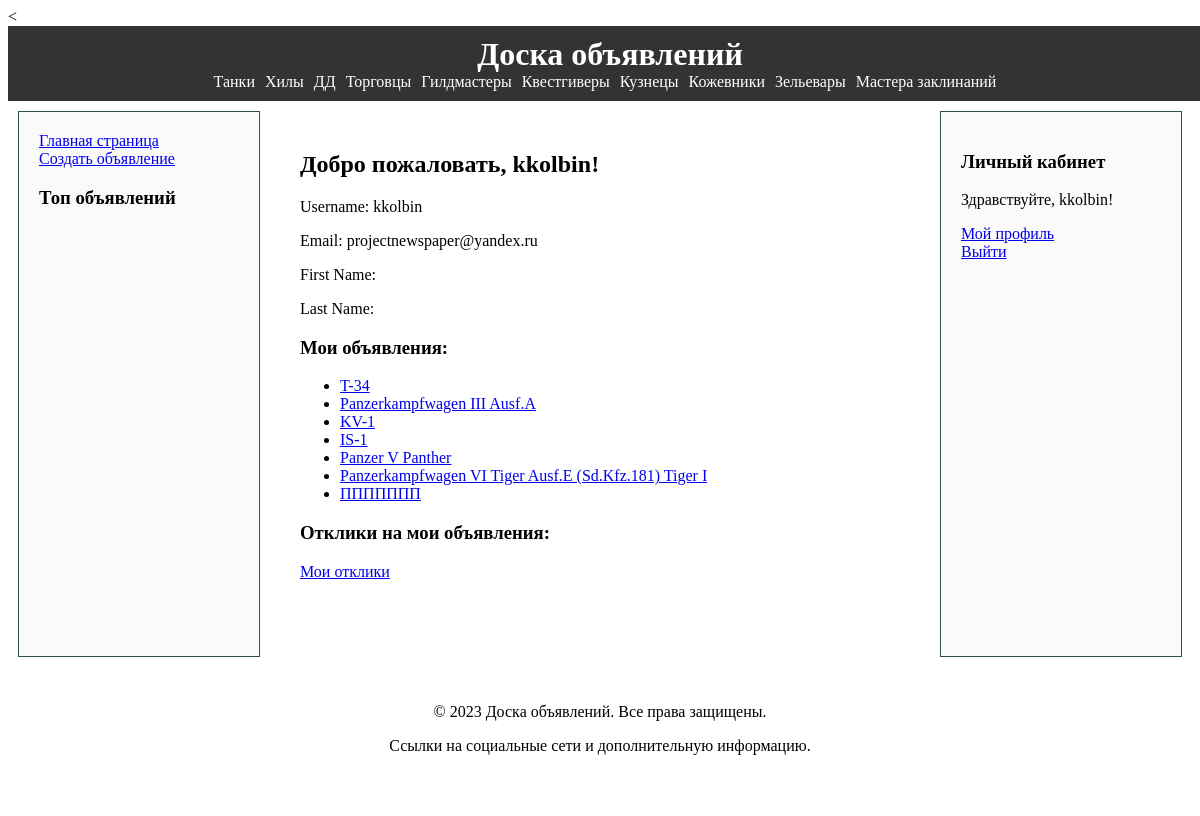
Screenshot of /profile/kkolbin/ (signed in) with the database file from the repository.
### ads/models.py (models this page shows, shortened)
class User(AbstractUser):
    avatar = models.ImageField(upload_to='avatars/', null=True, blank=True)
    bio = models.TextField(max_length=500, blank=True)

class Post(models.Model):
    CATEGORY_CHOICES = [
        ('Танки', 'Танки'),
        ('Хилы', 'Хилы'),
        ('ДД', 'ДД'),
        ('Торговцы', 'Торговцы'),
        ('Гилдмастеры', 'Гилдмастеры'),
        ('Квестгиверы', 'Квестгиверы'),
        ('Кузнецы', 'Кузнецы'),
        ('Кожевники', 'Кожевники'),
        ('Зельевары', 'Зельевары'),
        ('Мастера заклинаний', 'Мастера заклинаний'),
    ]
    author = models.ForeignKey(User, on_delete=models.CASCADE, related_name='authored_posts', default=1)
    user = models.ForeignKey(get_user_model(), on_delete=models.CASCADE, related_name='posts')
    title = models.CharField(max_length=255)
    content = RichTextField()
    category = models.CharField(max_length=50, choices=CATEGORY_CHOICES, default='Танки')
    created_at = models.DateTimeField(default=timezone.now)
    photo1 = models.ImageField(upload_to='post_photos/', null=True, blank=True)
    photo2 = models.ImageField(upload_to='post_photos/', null=True, blank=True)
    video1 = EmbedVideoField(null=True, blank=True)
    video2 = EmbedVideoField(null=True, blank=True)
    media_url = models.URLField(default='https://default-media-url.com')
    video_url = models.URLField(verbose_name='Video URL', blank=True, null=True)
    media = models.FileField(upload_to='post_media/', null=True, blank=True)
    comments = models.ManyToManyField('Comment', related_name='post_comments')

### ads/views.py (the view)
# urls.py: path('profile/<str:username>/', profile_view, name='profile_view'),
@login_required
def profile_view(request, username):
    user = User.objects.get(username=username)
    posts = user.posts.all()
    return render(request, 'ads/profile.html', {'user': user, 'posts': posts})

### ads/templates/ads/profile.html (shortened to what this page needs)
{% extends 'ads/base.html' %}
{% block content %}
  <h2>Добро пожаловать, {{ user.username }}!</h2>
  <p>Username: {{ user.username }}</p>
  <p>Email: {{ user.email }}</p>
  <p>First Name: {{ user.first_name }}</p>
  <p>Last Name: {{ user.last_name }}</p>
  {% if posts %}
    <h3>Мои объявления:</h3>
    <ul>
        {% for post in posts %}
            <li><a href="{% url 'ads:post_detail' pk=post.pk %}">{{ post.title }}</a></li>
        {% endfor %}
    </ul>
    <h3>Отклики на мои объявления:</h3>
    <p><a href="{% url 'ads:user_comments' %}">Мои отклики</a></p>
{% else %}
    <p>У вас пока нет объявлений.</p>
{% endif %}
{% endblock %}

### ads/templates/ads/base.html (shortened to what this page needs)
<!DOCTYPE html>
<html lang="en">
<head>
    {% load static %}
    <link rel="stylesheet" href="{% static 'ads/css/styles.css' %}">
    <link rel="stylesheet" href="https://cdnjs.cloudflare.com/ajax/libs/fancybox/3.5.7/jquery.fancybox.min.css" />
</head>
<body>
    <header id="header">
        <div id="site-title">
            <h1><a href="{% url 'ads:home' %}">Доска объявлений</a></h1>
        </div>
        <nav id="category-nav">
            <ul>
                <li><a href="{% url 'ads:category_posts' category='Танки' %}">Танки</a></li>
                <li><a href="{% url 'ads:category_posts' category='Хилы' %}">Хилы</a></li>
                <li><a href="{% url 'ads:category_posts' category='ДД' %}">ДД</a></li>
                <li><a href="{% url 'ads:category_posts' category='Торговцы' %}">Торговцы</a></li>
                <li><a href="{% url 'ads:category_posts' category='Гилдмастеры' %}">Гилдмастеры</a></li>
                <li><a href="{% url 'ads:category_posts' category='Квестгиверы' %}">Квестгиверы</a></li>
                <li><a href="{% url 'ads:category_posts' category='Кузнецы' %}">Кузнецы</a></li>
                <li><a href="{% url 'ads:category_posts' category='Кожевники' %}">Кожевники</a></li>
                <li><a href="{% url 'ads:category_posts' category='Зельевары' %}">Зельевары</a></li>
                <li><a href="{% url 'ads:category_posts' category='Мастера заклинаний' %}">Мастера заклинаний</a></li>
            </ul>
        </nav>
    </header>
    <div id="container">
        <div id="left-sidebar">
            {% block left_sidebar %}
                <a href="{% url 'ads:home' %}">Главная страница</a><br>
                {% if user.is_authenticated %}
                    <a href="{% url 'ads:create_post' %}">Создать объявление</a>
                {% endif %}
                <h3>Топ объявлений</h3>
            {% endblock %}
        </div>
        <div id="main-content">
            <main>
                {% block content %}{% endblock %}
            </main>
            <footer>
            </footer>
        </div>
        <div id="right-sidebar">
            {% block right_sidebar %}
            <h3>Личный кабинет</h3>
                {% if user.is_authenticated %}
                    <p>Здравствуйте, {{ user.username }}!</p>
                    <a href="{% url 'ads:profile_view' username=request.user.username %}">Мой профиль</a><br>
                    <a href="{% url 'account_logout' %}">Выйти</a>
                {% else %}
                    <a href="{% url 'account_signup' %}">Регистрация</a><br>
                    <a href="{% url 'account_login' %}">Войти</a><br>
                {% endif %}
            {% endblock %}
        </div>
    </div>
     <footer>
        <p>&copy; 2023 Доска объявлений. Все права защищены.</p>
        <p>Ссылки на социальные сети и дополнительную информацию.</p>
    </footer>
</body>
</html>

### ads/static/ads/css/styles.css (style rules this page uses)
#site-title h1 a { color: white; text-decoration: none; }
body { display: flex; flex-direction: column; min-height: 100vh; }
#container { display: flex; flex-direction: row; }
#left-sidebar, #main-content, #right-sidebar { margin: 10px; padding: 20px; }
#left-sidebar, #right-sidebar { min-width: 200px; padding: 20px; background-color: #fafafa; border: 1px solid #2F4F4F; margin: 10px; }
#main-content { width: 200px; flex-grow: 1; background-color: #fff; }
#header { width: 100%; background-color: #333; color: #fff; padding: 10px; display: flex; flex-direction: column; align-items: center; }
#site-title h1 { margin: 0; }
#category-nav ul { list-style: none; margin: 0; padding: 0; display: flex; }
#category-nav li { margin-right: 10px; }
#category-nav a { text-decoration: none; color: #fff; transition: color 0.3s; }
footer { text-align: center; padding: 20px; background-color: #fff; }

### rows the page displays
User: username "kkolbin", email "projectnewspaper@yandex.ru"
Post: title "T-34"
Post: title "Panzerkampfwagen III Ausf.A"
Post: title "KV-1"
Post: title "IS-1"
Post: title "Panzer V Panther"
Post: title "Panzerkampfwagen VI Tiger Ausf.E (Sd.Kfz.181) Tiger I"
Post: title "ППППППП"
